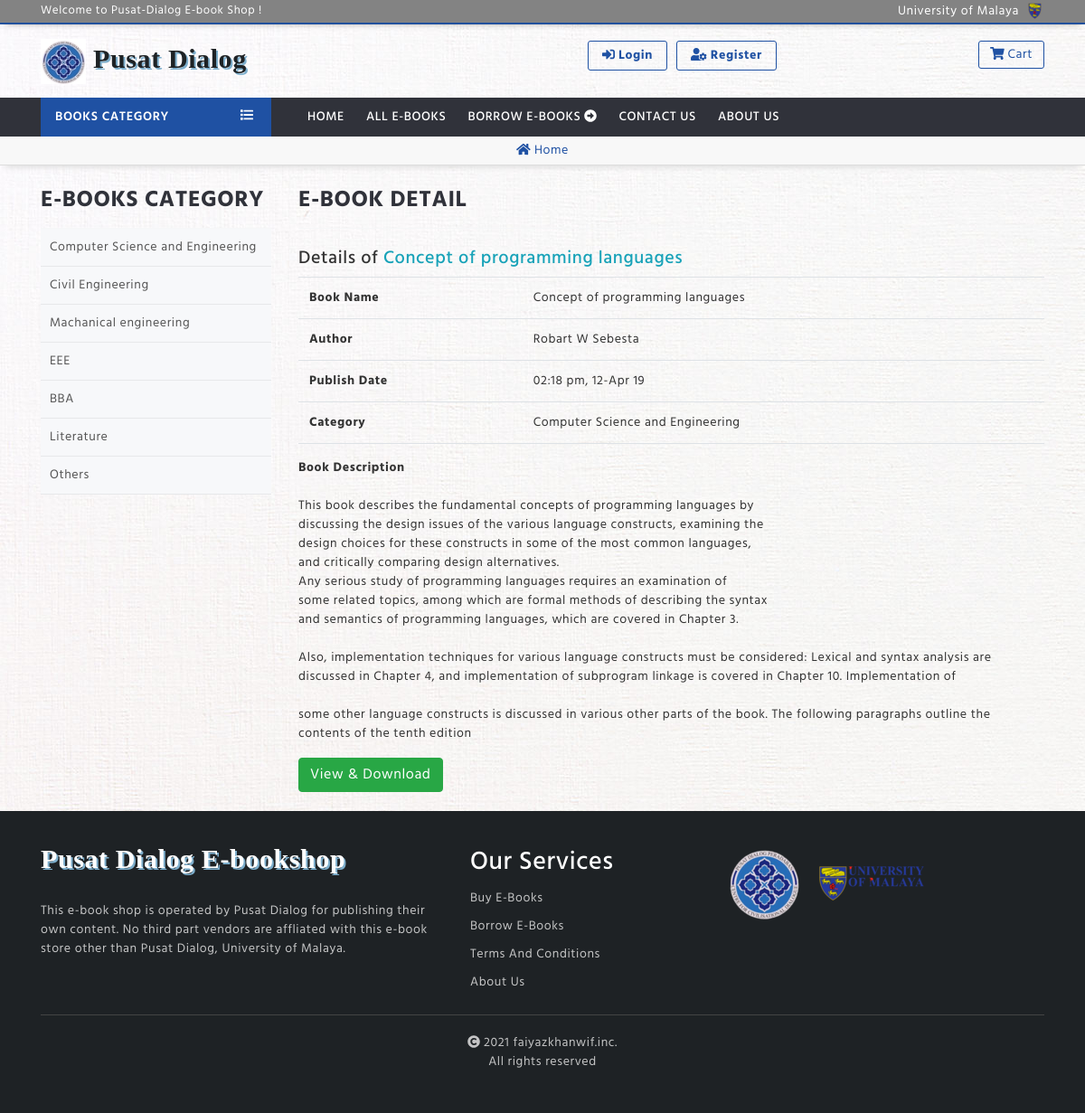
Page /users/ebook-view/1 on the earlier database version.
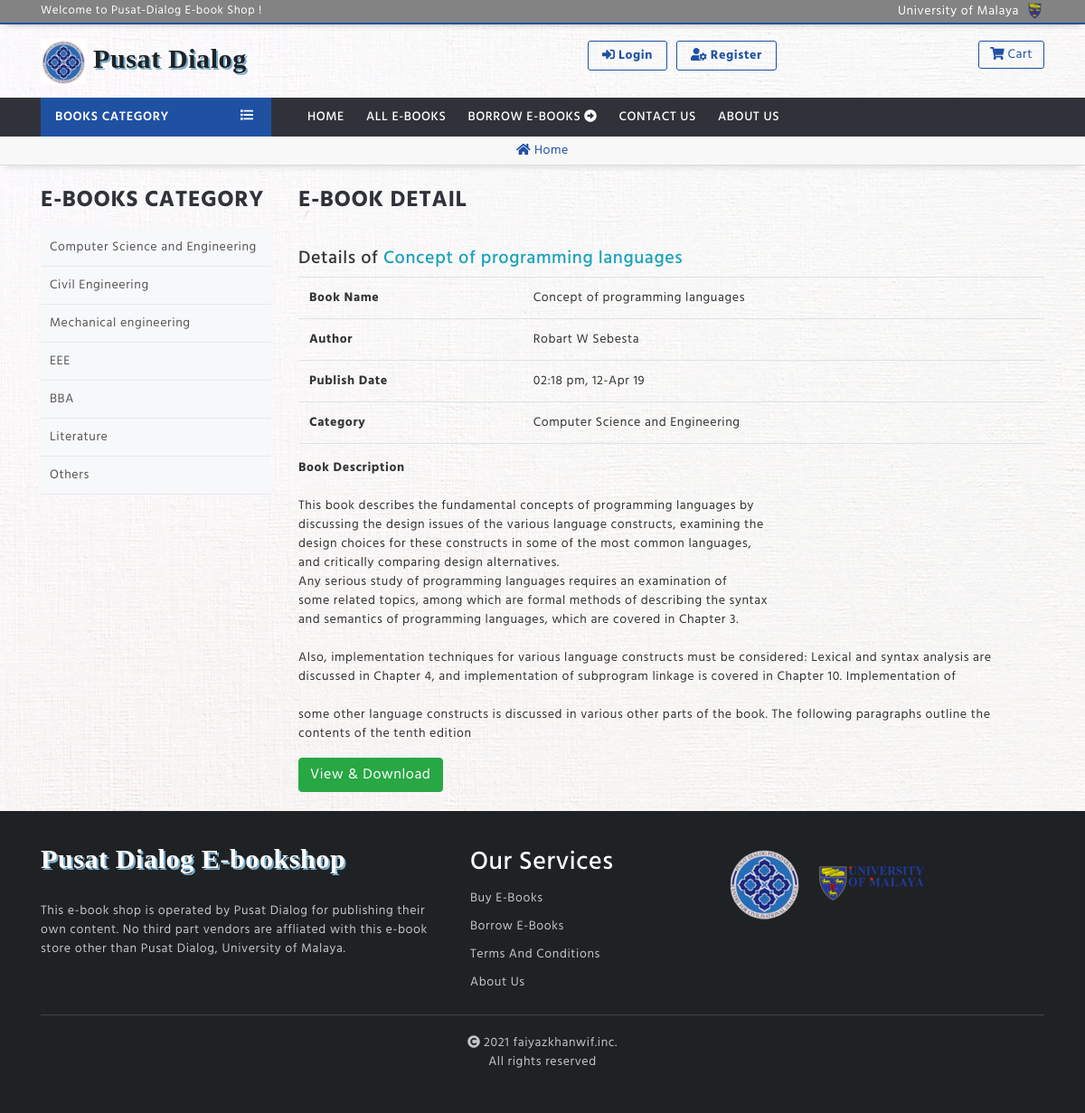
Same page on the later database version.
### tables this page shows
CREATE TABLE `category` (
  `id` int(11) NOT NULL,
  `category` varchar(100) NOT NULL,
  `description` text NOT NULL,
  `tag` varchar(100) NOT NULL
);

### application/controllers/users.php (called while the page is built, shortened)
<?php
class Users extends CI_Controller {
	public function __construct()
	{
		$this->load->library('cart');
	}
	public function ebook_view($id)
	{
		$this->load->model('admin_model');
		$view['category'] = $this->admin_model->get_category();
		$this->load->model('admin_model');
		$view['ebook_detail'] = $this->admin_model->get_ebook_detail($id);
		if($this->admin_model->get_ebook_detail($id))
		{
			$view['user_view'] = "users/ebook_detail";
			$this->load->view('layouts/user_layout', $view);
		}
		else
		{
			$view['user_view'] = "temp/404page";
			$this->load->view('layouts/user_layout', $view);
		}
	}
}

### index.php (called while the page is built, shortened)
<?php
require_once BASEPATH.'core/CodeIgniter.php';

### application/models/admin_model.php (called while the page is built, shortened)
<?php
class admin_model extends CI_Model
{
	public function get_category()
	{
		$query = $this->db->get('category');
		return $query->result();
	}
	public function get_ebook_detail($id)
	{
		$this->db->select('ebooks.*, category.category');
		$this->db->from('ebooks');
		$this->db->join('category', 'ebooks.categoryId = category.id');
		$this->db->where('ebooks.id', $id);
		$query = $this->db->get();
		return $query->row();
	}
}

### application/views/users/ebook_detail.php (the view)
<br>
<div class="row">
  <div class="col-lg-3">
    <div id="table-header">e-books category</div>
    <div class="ebooks-menu">
      <ul>
        <?php foreach($category as $ctg): ?>
        <?php print '<li><a href="'.base_url('users/all_ebooks').'/?ctg='.$ctg->id.'">'.$ctg->category.'</a></li>';?>
        <?php endforeach; ?>
      </ul>
    </div>
  </div>
  <div class="col-lg-9">
	<div class="row">
		<div class="col-lg-12">
			<div id="table-header">E-book Detail</div><br>
			<div><h5>Details of <span class="text-info"><?= strip_tags($ebook_detail->ebook_name) ?></span></h5></div>
			<table class="table">
				<tr>
					<th>Book Name</th>
					<td colspan="1"><?= strip_tags($ebook_detail->ebook_name) ?></td>
				</tr>
				<tr>
					<th>Author</th>
					<td colspan="1"><?= strip_tags($ebook_detail->author) ?></td>
				</tr>
				<tr>
					<th>Publish Date</th>
					<td colspan="1"><?= date('h:i a, d-M y', strtotime(strip_tags($ebook_detail->dateTime))) ?></td>
				</tr>
				<tr class="border-bottom">
					<th>Category</th>
					<td colspan="1"><?= strip_tags($ebook_detail->category) ?></td>
				</tr>
			</table>
			<div><b>Book Description</b></div><br>
			<p><?= nl2br(strip_tags($ebook_detail->description)) ?></p>
			<a href="<?= $ebook_detail->book_file ?>" target = "_blank" class = "btn btn-success">View & Download</a>
		</div>
	</div>
  </div>
</div>
<br>

Differences in the rows shown:
changed category: category "Machanical engineering" → "Mechanical engineering"
